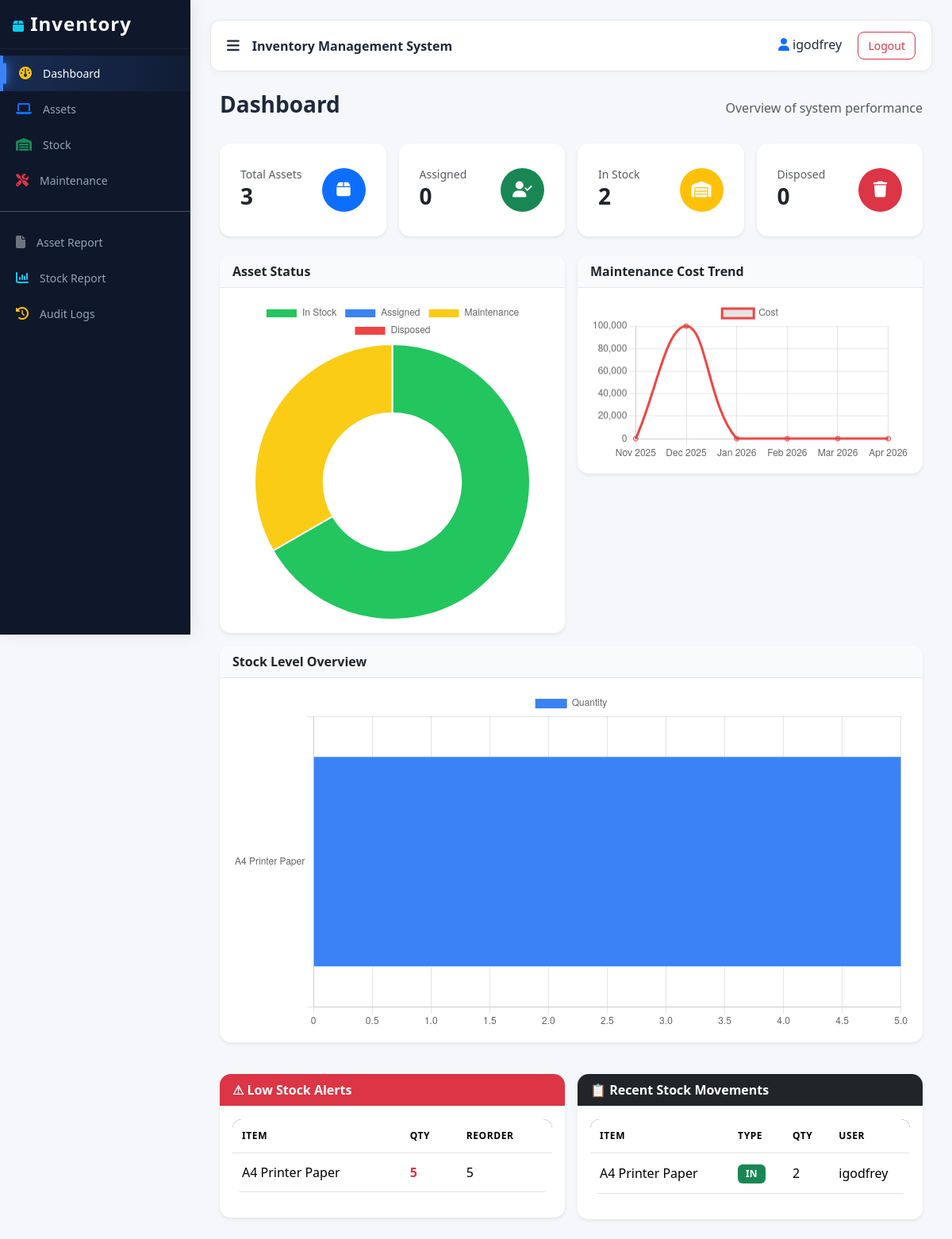
The app's page / (signed in) with its own data.
### inventory/models.py (models this page shows, shortened)
class StockItem(models.Model):
    sku = models.CharField(max_length=64, unique=True)
    name = models.CharField(max_length=200)
    category = models.ForeignKey(Category, on_delete=models.SET_NULL, null=True, blank=True)
    quantity = models.IntegerField(default=0)
    unit = models.CharField(max_length=30, default="pcs")
    reorder_level = models.IntegerField(default=5)
    class Meta:
        ordering = ["name"]

class StockMovement(models.Model):
    stock_item = models.ForeignKey(StockItem, on_delete=models.CASCADE, related_name="movements")
    movement_type = models.CharField(max_length=3, choices=[("IN", "IN"), ("OUT", "OUT")])
    qty = models.IntegerField()
    note = models.TextField(blank=True)
    timestamp = models.DateTimeField(auto_now_add=True)
    done_by = models.ForeignKey(User, on_delete=models.SET_NULL, null=True, blank=True)
    class Meta:
        ordering = ["-timestamp"]

### inventory/views.py (the view)
# urls.py: path("", views.dashboard, name="dashboard"),
@login_required
def dashboard(request):
    total_assets = Asset.objects.count()
    assigned = Asset.objects.filter(status="ASSIGNED").count()
    in_stock = Asset.objects.filter(status="IN_STOCK").count()
    maintenance = Asset.objects.filter(status="MAINTENANCE").count()
    disposed = Asset.objects.filter(status="DISPOSED").count()
    low_stock = StockItem.objects.filter(quantity__lte=F("reorder_level"))
    recent_movements = (
        StockMovement.objects
        .select_related("stock_item", "done_by")
        .order_by("-timestamp")[:5]
    )
    asset_status_chart = {
        "labels": ["In Stock", "Assigned", "Maintenance", "Disposed"],
        "data": [in_stock, assigned, maintenance, disposed],
    }
    months, costs = [], []
    today = timezone.now().date()
    for i in range(5, -1, -1):
        month_date = today - timedelta(days=30 * i)
        months.append(month_date.strftime("%b %Y"))
        cost = (
            MaintenanceRecord.objects.filter(
                performed_on__month=month_date.month,
                performed_on__year=month_date.year
            ).aggregate(total=Sum("cost"))["total"] or 0
        )
        costs.append(float(cost))
    maintenance_cost_chart = {
        "labels": months,
        "data": costs,
    }
    stock_items = StockItem.objects.order_by("name")
    stock_chart = {
        "labels": [i.name for i in stock_items],
        "data": [i.quantity for i in stock_items],
    }
    return render(request, "inventory/dashboard.html", {
        "total_assets": total_assets,
        "assigned": assigned,
        "in_stock": in_stock,
        "maintenance": maintenance,
        "disposed": disposed,
        "low_stock": low_stock,
        "recent_movements": recent_movements,
        "asset_status_chart": asset_status_chart,
        "maintenance_cost_chart": maintenance_cost_chart,
        "stock_chart": stock_chart,
    })

### inventory/templates/inventory/dashboard.html (shortened to what this page needs)
{% extends "inventory/base.html" %}
{% load static %}
{% block content %}
<div class="container-fluid">
  <div class="d-flex justify-content-between align-items-center mb-4">
    <h3 class="fw-bold">Dashboard</h3>
    <span class="text-muted">Overview of system performance</span>
  </div>
  <div class="row g-3 mb-4">
    <div class="col-md-3">
      <div class="card dashboard-card border-0 shadow-sm">
        <div class="card-body d-flex justify-content-between align-items-center">
          <div>
            <small class="text-muted">Total Assets</small>
            <h3 class="fw-bold">{{ total_assets }}</h3>
          </div>
          <div class="icon-circle bg-primary">
            <i class="fas fa-box text-white"></i>
          </div>
        </div>
      </div>
    </div>
    <div class="col-md-3">
      <div class="card dashboard-card border-0 shadow-sm">
        <div class="card-body d-flex justify-content-between align-items-center">
          <div>
            <small class="text-muted">Assigned</small>
            <h3 class="fw-bold">{{ assigned }}</h3>
          </div>
          <div class="icon-circle bg-success">
            <i class="fas fa-user-check text-white"></i>
          </div>
        </div>
      </div>
    </div>
    <div class="col-md-3">
      <div class="card dashboard-card border-0 shadow-sm">
        <div class="card-body d-flex justify-content-between align-items-center">
          <div>
            <small class="text-muted">In Stock</small>
            <h3 class="fw-bold">{{ in_stock }}</h3>
          </div>
          <div class="icon-circle bg-warning">
            <i class="fas fa-warehouse text-white"></i>
          </div>
        </div>
      </div>
    </div>
    <div class="col-md-3">
      <div class="card dashboard-card border-0 shadow-sm">
        <div class="card-body d-flex justify-content-between align-items-center">
          <div>
            <small class="text-muted">Disposed</small>
            <h3 class="fw-bold">{{ disposed }}</h3>
          </div>
          <div class="icon-circle bg-danger">
            <i class="fas fa-trash text-white"></i>
          </div>
        </div>
      </div>
    </div>
  </div>
  <div class="row g-3">
    <div class="col-md-6">
      <div class="card shadow-sm border-0">
        <div class="card-header fw-semibold">
          Asset Status
        </div>
        <div class="card-body">
          <canvas id="assetStatusChart"></canvas>
        </div>
      </div>
    </div>
    <div class="col-md-6">
      <div class="card shadow-sm border-0">
        <div class="card-header fw-semibold">
          Maintenance Cost Trend
        </div>
        <div class="card-body">
          <canvas id="maintenanceCostChart"></canvas>
        </div>
      </div>
    </div>
  </div>
  <div class="row mt-3">
    <div class="col-md-12">
      <div class="card shadow-sm border-0">
        <div class="card-header fw-semibold">
          Stock Level Overview
        </div>
        <div class="card-body">
          <canvas id="stockLevelChart"></canvas>
        </div>
      </div>
    </div>
  </div>
  <div class="row mt-4 g-3">
    <div class="col-md-6">
      <div class="card shadow-sm border-0">
        <div class="card-header bg-danger text-white fw-semibold">
          ⚠ Low Stock Alerts
        </div>
        <div class="card-body">
          {% if low_stock %}
          <table class="table table-sm align-middle">
            <thead>
              <tr>
                <th>Item</th>
                <th>Qty</th>
                <th>Reorder</th>
              </tr>
            </thead>
            <tbody>
              {% for item in low_stock %}
              <tr>
                <td>{{ item.name }}</td>
                <td class="fw-bold text-danger">{{ item.quantity }}</td>
                <td>{{ item.reorder_level }}</td>
              </tr>
              {% endfor %}
            </tbody>
          </table>
          {% else %}
            <div class="text-success">
              <i class="fa-solid fa-circle-check"></i> All stock levels are good
            </div>
          {% endif %}
        </div>
      </div>
    </div>
    <div class="col-md-6">
      <div class="card shadow-sm border-0">
        <div class="card-header bg-dark text-white fw-semibold">
          📋 Recent Stock Movements
        </div>
        <div class="card-body">
          <table class="table table-sm align-middle">
            <thead>
              <tr>
                <th>Item</th>
                <th>Type</th>
                <th>Qty</th>
                <th>User</th>
              </tr>
            </thead>
            <tbody>
            {% for move in recent_movements %}
              <tr>
                <td>{{ move.stock_item.name }}</td>
                <td>
                  {% if move.movement_type == "IN" %}
                    <span class="badge bg-success">IN</span>
                  {% else %}
                    <span class="badge bg-danger">OUT</span>
                  {% endif %}
                </td>
                <td>{{ move.qty }}</td>
                <td>{{ move.done_by.username }}</td>
              </tr>
            {% empty %}
              <tr>
                <td colspan="4" class="text-muted text-center">
                  No recent movements
                </td>
              </tr>
            {% endfor %}
            </tbody>
          </table>
        </div>
      </div>
    </div>
  </div>
</div>
<script>
new Chart(document.getElementById('assetStatusChart'), {
  type: 'doughnut',
  data: {
    labels: {{ asset_status_chart.labels|safe }},
    datasets: [{
      data: {{ asset_status_chart.data|safe }},
      backgroundColor: ['#22c55e','#3b82f6','#facc15','#ef4444'],
    }]
  }
});
new Chart(document.getElementById('maintenanceCostChart'), {
  type: 'line',
  data: {
    labels: {{ maintenance_cost_chart.labels|safe }},
    datasets: [{
      label: 'Cost',
      data: {{ maintenance_cost_chart.data|safe }},
      borderColor: '#ef4444',
      tension: 0.4
    }]
  }
});
new Chart(document.getElementById('stockLevelChart'), {
  type: 'bar',
  data: {
    labels: {{ stock_chart.labels|safe }},
    datasets: [{
      label: 'Quantity',
      data: {{ stock_chart.data|safe }},
      backgroundColor: '#3b82f6'
    }]
  },
  options: { indexAxis: 'y' }
});
</script>
{% endblock %}

### inventory/templates/inventory/base.html (shortened to what this page needs)
{% load static %}
<!DOCTYPE html>
<html>
<head>
    <link href="https://cdn.jsdelivr.net/npm/bootstrap@5.3.2/dist/css/bootstrap.min.css" rel="stylesheet">
    <link rel="stylesheet" href="https://cdnjs.cloudflare.com/ajax/libs/font-awesome/6.5.0/css/all.min.css">
    <link href="{% static 'css/main.css' %}" rel="stylesheet">
</head>
<body>
{% if user.is_authenticated %}
<div id="sidebar" class="sidebar">
    <h4 class="p-3">
        <i class="fa-solid fa-box text-info"></i>
        <span class="menu-text">Inventory</span>
    </h4>
    <a href="{% url 'inventory:dashboard' %}"
       class="{% if request.resolver_match.url_name == 'dashboard' %}active{% endif %}">
        <i class="fa-solid fa-gauge text-warning"></i>
        <span class="menu-text">Dashboard</span>
    </a>
    <a href="{% url 'inventory:asset_list' %}"
       class="{% if request.resolver_match.url_name in 'asset_list asset_add asset_edit asset_detail asset_delete' %}active{% endif %}">
        <i class="fa-solid fa-laptop text-primary"></i>
        <span class="menu-text">Assets</span>
    </a>
    <a href="{% url 'inventory:stock_list' %}"
       class="{% if request.resolver_match.url_name in 'stock_list stock_move' %}active{% endif %}">
        <i class="fa-solid fa-warehouse text-success"></i>
        <span class="menu-text">Stock</span>
    </a>
    <a href="{% url 'inventory:maintenance_list' %}"
       class="{% if request.resolver_match.url_name == 'maintenance_list' %}active{% endif %}">
        <i class="fa-solid fa-screwdriver-wrench text-danger"></i>
        <span class="menu-text">Maintenance</span>
    </a>
    <hr class="text-light">
    <a href="{% url 'inventory:asset_register_report' %}">
        <i class="fa-solid fa-file text-secondary"></i>
        <span class="menu-text">Asset Report</span>
    </a>
    <a href="{% url 'inventory:stock_summary_report' %}">
        <i class="fa-solid fa-chart-column text-info"></i>
        <span class="menu-text">Stock Report</span>
    </a>
    <a href="{% url 'inventory:audit_log' %}">
    <i class="fa-solid fa-clock-rotate-left text-warning"></i>
    <span class="menu-text">Audit Logs</span>
</a>
</div>
<div id="content" class="content">
    <div class="topbar d-flex justify-content-between align-items-center">
        <div class="d-flex align-items-center gap-3">
            <i class="fa-solid fa-bars toggle-btn" onclick="toggleSidebar()"></i>
            <strong>Inventory Management System</strong>
        </div>
        <div>
            <span class="me-3">
                <i class="fa-solid fa-user text-primary"></i> {{ user.username }}
            </span>
            <form action="{% url 'logout' %}" method="post" style="display:inline;">
                <button class="btn btn-sm btn-outline-danger">
                    Logout
                </button>
            </form>
        </div>
    </div>
{% else %}
<div class="container mt-5">
{% endif %}
{% block content %}{% endblock %}
{% if user.is_authenticated %}
</div>
{% else %}
</div>
{% endif %}
</body>
</html>

### static/css/main.css (style rules this page uses)
body { background-color: #f5f7fb; font-family: "Segoe UI", Tahoma, Geneva, Verdana, sans-serif; color: #1e293b; }
* { transition: all 0.2s ease-in-out; }
h3, h4, h5 { font-weight: 600; }
.sidebar { height: 100vh; width: 240px; position: fixed; background: #0f172a; color: #fff; overflow-y: auto; box-shadow: 4px 0 20px rgba(0,0,0,0.08); z-index: 1000; }
.sidebar h4 { font-weight: 700; letter-spacing: 1px; padding: 20px; border-bottom: 1px solid rgba(255,255,255,0.05); }
.sidebar a { display: flex; align-items: center; gap: 14px; padding: 12px 20px; color: #94a3b8; text-decoration: none; font-size: 14px; position: relative; }
.sidebar a.active { color: #fff; background: rgba(59,130,246,0.15); border-left: 4px solid #3b82f6; }
.sidebar a.active i { color: #3b82f6; }
.sidebar i { font-size: 16px; }
.content { margin-left: 240px; padding: 25px; }
.topbar { background: #ffffff; padding: 14px 20px; border-radius: 12px; border: 1px solid #e5e7eb; margin-bottom: 25px; box-shadow: 0 2px 8px rgba(0,0,0,0.04); }
.toggle-btn { cursor: pointer; font-size: 18px; }
.dashboard-card { background: #ffffff; border-radius: 16px; padding: 10px; }
.icon-circle { width: 55px; height: 55px; border-radius: 50%; display: flex; align-items: center; justify-content: center; }
.icon-circle i { font-size: 20px; }
.card { border-radius: 14px; border: none; overflow: hidden; }
.card-header { background: #f8fafc; border-bottom: 1px solid #e5e7eb; font-weight: 600; }
.table { border-radius: 12px; overflow: hidden; background: #fff; }
.table thead { background-color: #0f172a; color: white; }
.table th { white-space: nowrap; font-size: 12px; text-transform: uppercase; letter-spacing: 0.6px; padding: 12px; }
.table td { vertical-align: middle; padding: 12px; }
.btn { border-radius: 8px; font-size: 14px; padding: 6px 12px; }
.badge { padding: 6px 10px; border-radius: 6px; font-size: 12px; }
.sidebar a { position: relative; overflow: hidden; }
.sidebar a::before { content: ""; position: absolute; left: -100%; top: 0; height: 100%; width: 100%; background: linear-gradient( 120deg, transparent, rgba(59,130,246,0.2), transparent ); transition: all 0.4s ease; }
.sidebar a i { transition: transform 0.2s ease, color 0.2s ease; }
.sidebar a.active { background: linear-gradient( 90deg, rgba(59,130,246,0.2), rgba(59,130,246,0.05) ); border-left: 4px solid #3b82f6; }
.sidebar a.active::after { content: ""; position: absolute; left: 0; top: 20%; height: 60%; width: 4px; background: #3b82f6; box-shadow: 0 0 10px #3b82f6, 0 0 20px #3b82f6; border-radius: 5px; }
.sidebar, .content { transition: all 0.3s ease-in-out; }

### records on screen
StockItem: name "A4 Printer Paper", quantity "5", reorder_level "5"
StockMovement: stock_item.name "A4 Printer Paper", movement_type "IN", qty "2", done_by.username "igodfrey"

### other values on screen
{{ user.username }} "igodfrey"
{{ total_assets }} "3"
{{ assigned }} "0"
{{ in_stock }} "2"
{{ disposed }} "0"
chart data {{ asset_status_chart.labels|safe }} ['In Stock', 'Assigned', 'Maintenance', 'Disposed']
chart data {{ asset_status_chart.data|safe }} [2, 0, 1, 0]
chart data {{ maintenance_cost_chart.data|safe }} [0.0, 100000.0, 0.0, 0.0, 0.0, 0.0]
